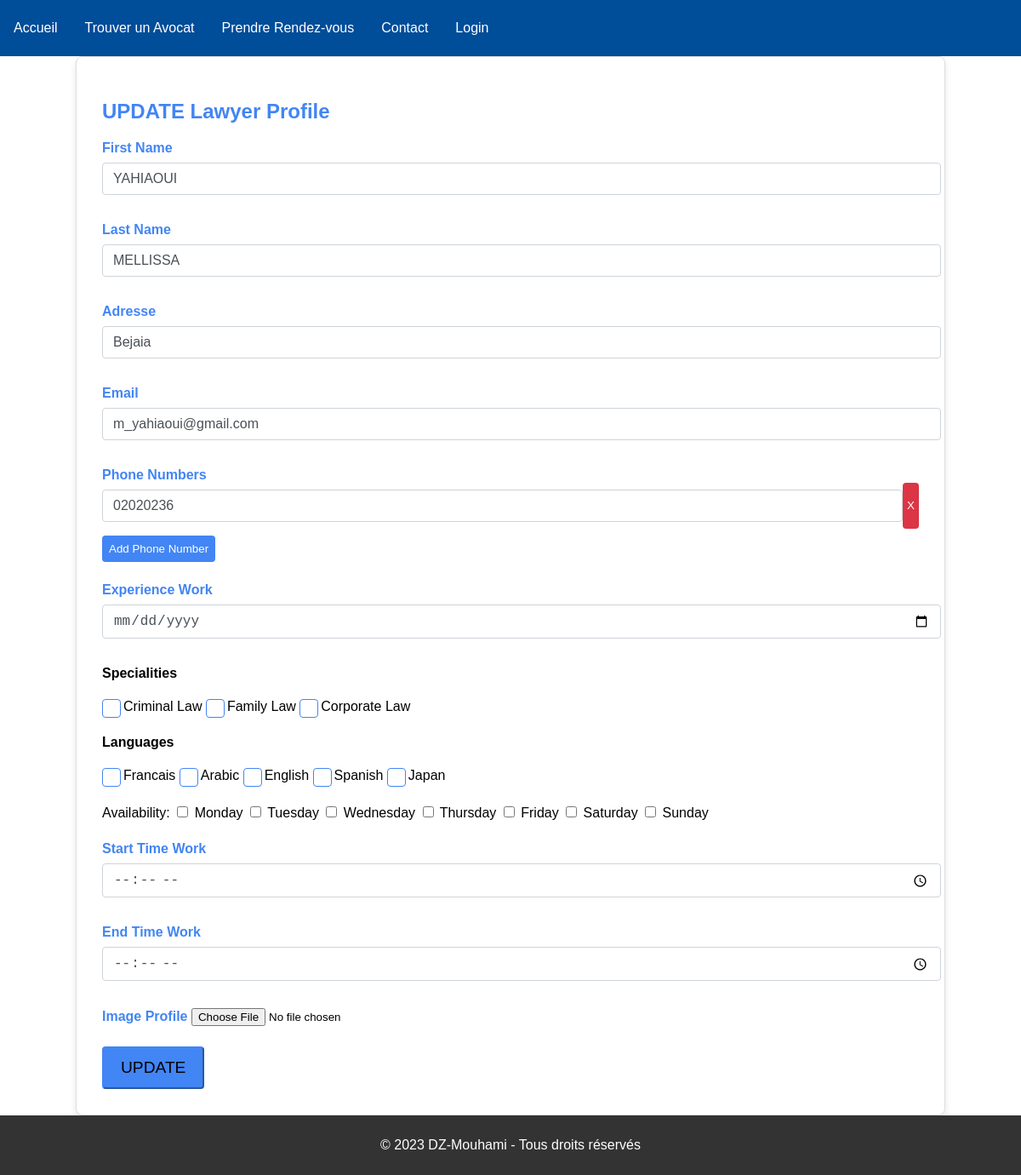
The app's page /updateProfile/8/ with its own data.
### avocat/models.py (models this page shows, shortened)
class Avocat(models.Model):
    user = models.OneToOneField(User, on_delete=models.CASCADE)
    firstName = models.CharField(max_length=100)
    lastName = models.CharField(max_length=100)
    adresse = models.CharField(max_length=100)
    mapsAdr = models.CharField(null=True,default='',max_length=1000)
    coordonnees = models.ForeignKey(Coordonnees, on_delete=models.CASCADE , null=True)
    experienceWork = models.DateField(null=True)
    specialitees = models.ManyToManyField(Specialite, through='AvocatSpecialitePrice', related_name='avocats', blank=True,null=True)
    langues = models.ManyToManyField(Langues, blank=True , null=True)
    dateWork = models.CharField(null=True, default='all the days',max_length=200)
    timeWorkStart = models.TimeField(null=True)
    timeWorkEnd = models.TimeField(null=True)
    evaluationStar = models.IntegerField(null=True , default=0)
    photo = models.ImageField( null=True, blank=True , default='avatar.png')  # Add this line for the photo
    class Meta:
        db_table = 'avocat'

class Coordonnees(models.Model):
    email= models.CharField(max_length=200)
    class Meta:
        db_table = 'coordonnees'

class PhoneNumbers(models.Model):
    phoneNumber = models.CharField(max_length=20)
    coordonnees = models.ForeignKey(Coordonnees,related_name='phonenumbers', on_delete=models.CASCADE)
    class Meta:
        db_table = 'phoneNumbers'

class Specialite(models.Model):
    title = models.CharField(max_length=200)
    description = models.TextField(blank=True, null=True)
    def __str__(self):
        return self.title
    class Meta:
        db_table = 'specialite'

class Langues(models.Model):
    langue = models.CharField(max_length = 100)
    def __str__(self):
        return self.langue
    class Meta:
        db_table = 'langues'

### avocat/views.py (the view, shortened to what this page needs)
# urls.py: path('updateProfile/<str:pk>/',views.updateAvocatProfile,name="updateAvocatProfile"),
def updateAvocatProfile(request, pk):
    avocat_instance = get_object_or_404(Avocat, id=pk)
    langues = Langues.objects.all()
    specialites = Specialite.objects.all()
    context = {
        'action': "UPDATE",
        'avocat_instance': avocat_instance,
        'langues': langues,
        'specialites': specialites,
    }
    return render(request, 'avocat/create_avocat_profile.html', context)

### avocat/templates/avocat/create_avocat_profile.html (shortened to what this page needs)
{% extends 'main.html' %}
{% block content %}
<div class="container mt-5">
    <div class="form-box">
        <h2 class="mb-4">{{ action }} Lawyer Profile</h2>
        <form action="" method="post" enctype="multipart/form-data" >
            <div class="mb-3">
                <label for="firstname" class="form-label">First Name</label>
                <input type="text" name="firstName" id="firstname" value="{{ avocat_instance.firstName }}">
            </div>
            <div class="mb-3">
                <label for="lastname" class="form-label">Last Name</label>
                <input type="text" name="lastName" id="lastname" value="{{ avocat_instance.lastName }}">
            </div>
            <div class="mb-3">
                <label for="adresse" class="form-label">Adresse</label>
                <input type="text" name="adresse" id="adresse" value="{{ avocat_instance.adresse }}">
            </div>
            <div class="mb-3">
                <label for="email" class="form-label">Email</label>
                <input type="email" name="email" id="email" value="{{ avocat_instance.coordonnees.email}}">
            </div>
            <div class="mb-3" id="phoneNumbersContainer">
                <label for="phoneNumber" class="form-label">Phone Numbers</label>
                <div id="phoneNumbersWrapper">
                    {% for phone_number in avocat_instance.coordonnees.phonenumbers.all %}
                        <div class="phone-number-input-wrapper">
                            <input type="tel" name="phoneNumbers[]" class="phone-number-input" value="{{ phone_number.phoneNumber }}" required>
                            <button type="button" class="remove-phone-number" onclick='removePhoneNumber(this)'>X</button>
                        </div>
                    {% endfor %}
                </div>
                <button type="button" id="addPhoneNumber" class="add-phone-number">Add Phone Number</button>
            </div>
            <div class="mb-3">
                <label for="experienceWork" class="form-label">Experience Work</label>
                <input type="date" name="experienceWork" id="experienceWork" value="{{ avocat_instance.experienceWork }}" required>
            </div>
            <div class="mb-3">
                <h4>Specialities</h4>
                {% for sp in specialites %}
                <label class="custom-checkbox">
                    <span class="checkmark"></span>
                    {{ sp }}
                </label>
                {% endfor %}
            </div>
            <div class="mb-3">
                <h4>Languages</h4>
                {% for lan in langues %}
                <label class="custom-checkbox">
                    <span class="checkmark"></span>
                    {{ lan }}
                </label>
                {% endfor %}
            </div>
            <div class="mb-3">
                Availability:
                <label>
                    <input type="checkbox" name="day" value="Monday"> Monday
                  </label>
                  <label>
                    <input type="checkbox" name="day" value="Tuesday"> Tuesday
                  </label>
                  <label>
                    <input type="checkbox" name="day" value="Wednesday"> Wednesday
                  </label>
                  <label>
                    <input type="checkbox" name="day" value="Thursday"> Thursday
                  </label>
                  <label>
                    <input type="checkbox" name="day" value="Friday"> Friday
                  </label>
                  <label>
                    <input type="checkbox" name="day" value="Saturday"> Saturday
                  </label>
                  <label>
                    <input type="checkbox" name="day" value="Sunday"> Sunday
                  </label>
            </div>
            <div class= "mb-3" >
                <label for="timeWork" class="form-label">Start Time Work</label>
                <input type="time" name="timeWorkStart" id="timeWork" value="{{ avocat_instance.timeWorkStart }}" required>
            </div>
            <div class= "mb-3" >
                <label for="timeWork" class="form-label">End Time Work</label>
                <input type="time" name="timeWorkEnd" id="timeWork" value="{{ avocat_instance.timeWorkEnd }}" required>
            </div>
            <div class="mb-3">
                <label for="photo" class="form-label">Image Profile</label>
                <input type="file" name="photo" id="photo"  >
            </div>
            <button type="submit" class="btn btn-primary">{{ action }}</button>
        </form>
    </div>
</div>
{% endblock content %}

### static/css/style.css (style rules this page uses)
body { font-family: Arial, sans-serif; margin: 0; padding: 0; box-sizing: border-box; height: 15vh; }

### avocat/templates/avocat/create_avocat_profile.html (style rules this page uses)
.container { display: flex; align-items: center; justify-content: center; }
.form-box { background-color: #ffffff; border: 1px solid #dddddd; border-radius: 8px; padding: 30px; box-shadow: 0 4px 8px rgba(0, 0, 0, 0.1); width: 80%; }
.form-label { font-weight: bold; color: #4285f4; margin-bottom: 0.5rem; }
h2 { color: #4285f4; }
.mb-3 { margin-bottom: 1.5rem; }
.btn-primary { background-color: #4285f4; border-color: #4285f4; padding: 12px 20px; font-size: 1.2rem; border-radius: 4px; transition: background-color 0.3s ease; }
input[type="text"], input[type="email"], input[type="tel"], input[type="date"], input[type="time"] { width: 100%; padding: 0.375rem 0.75rem; margin: 0.5rem 0; font-size: 1rem; line-height: 1.5; color: #495057; background-color: #fff; background-clip: padding-box; border: 1px solid #ced4da; border-radius: 0.25rem; transition: border-color 0.15s ease-in-out, box-shadow 0.15s ease-in-out; }
.custom-checkbox { display: inline-block; position: relative; padding-left: 25px; cursor: pointer; font-size: 1rem; }
.checkmark { position: absolute; top: 0; left: 0; height: 20px; width: 20px; background-color: #fff; border: 1px solid #4285f4; border-radius: 4px; }
.phone-number-input-wrapper { display: flex; flex-direction: row; margin-bottom: 8px; }
.phone-number-input { flex: 1; margin-right: 8px; padding: 8px; border: 1px solid #ced4da; border-radius: 4px; }
.remove-phone-number { background-color: #dc3545; color: #fff; border: none; padding: 5px; border-radius: 4px; cursor: pointer; }
.add-phone-number { background-color: #4285f4; color: #fff; border: none; padding: 8px; border-radius: 4px; cursor: pointer; }

### records on screen
Avocat: firstName "YAHIAOUI", lastName "MELLISSA", adresse "Bejaia", email "m_yahiaoui@gmail.com"
PhoneNumbers: phoneNumber "02020236"
Specialite: title "Criminal Law"
Specialite: title "Family Law"
Specialite: title "Corporate Law"
Langues: langue "Francais"
Langues: langue "Arabic"
Langues: langue "English"
Langues: langue "Spanish"
Langues: langue "Japan"

### other values on screen
{{ action }} "UPDATE"
